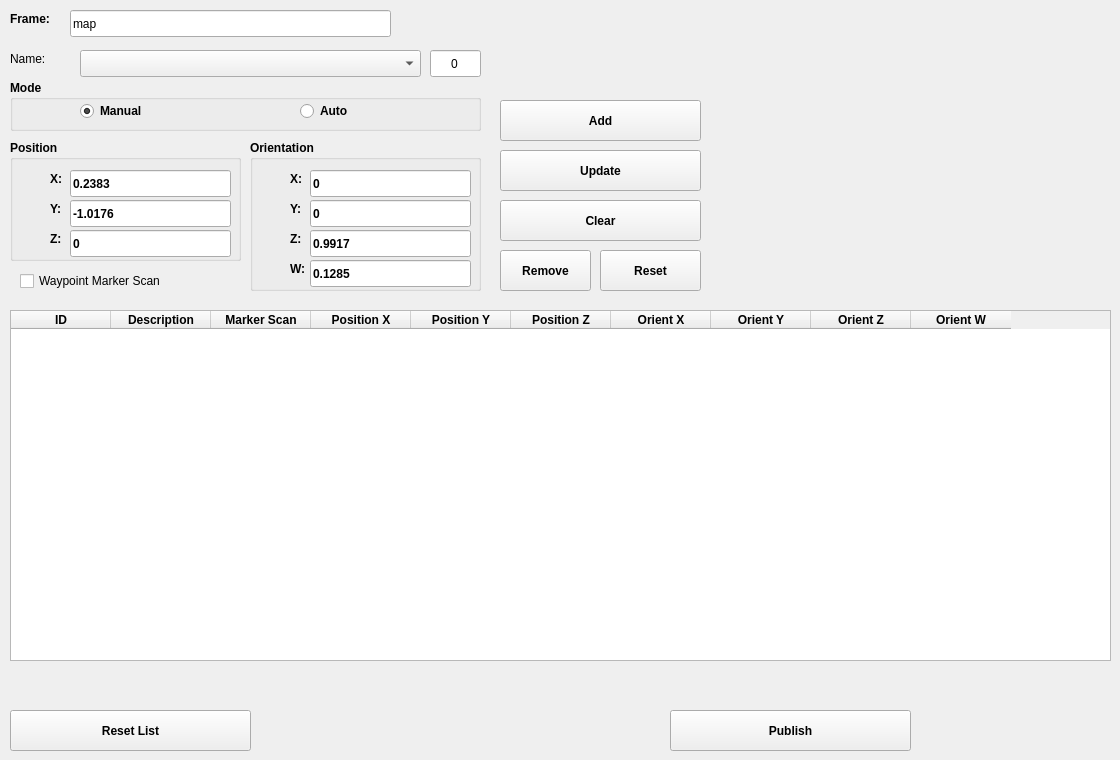
      <widget class="QWidget" name="tab_6">
       <attribute name="title">
        <string>Waypoints</string>
       </attribute>
       <widget class="QLineEdit" name="lineEditFrameID">
        <property name="geometry">
         <rect>
          <x>70</x>
          <y>10</y>
          <width>321</width>
          <height>27</height>
         </rect>
        </property>
        <property name="toolTip">
         <string>&lt;html&gt;&lt;head/&gt;&lt;body&gt;&lt;p&gt;Enter the Frame name&lt;/p&gt;&lt;/body&gt;&lt;/html&gt;</string>
        </property>
        <property name="text">
         <string>map</string>
        </property>
       </widget>
       <widget class="QLabel" name="label_63">
        <property name="geometry">
         <rect>
          <x>10</x>
          <y>10</y>
          <width>81</width>
          <height>17</height>
         </rect>
        </property>
        <property name="font">
         <font>
          <weight>75</weight>
          <bold>true</bold>
         </font>
        </property>
        <property name="text">
         <string>Frame:</string>
        </property>
       </widget>
       <widget class="QPushButton" name="pBtnPublish_3">
        <property name="geometry">
         <rect>
          <x>670</x>
          <y>710</y>
          <width>241</width>
          <height>41</height>
         </rect>
        </property>
        <property name="font">
         <font>
          <weight>75</weight>
          <bold>true</bold>
         </font>
        </property>
        <property name="toolTip">
         <string>&lt;html&gt;&lt;head/&gt;&lt;body&gt;&lt;p&gt;&lt;span style=&quot; font-weight:400;&quot;&gt;Click this button to remove the selected waypoint from the list of waypoints.&lt;/span&gt;&lt;/p&gt;&lt;/body&gt;&lt;/html&gt;</string>
        </property>
        <property name="text">
         <string>Publish</string>
        </property>
       </widget>
       <widget class="QPushButton" name="pBtnReset_3">
        <property name="geometry">
         <rect>
          <x>10</x>
          <y>710</y>
          <width>241</width>
          <height>41</height>
         </rect>
        </property>
        <property name="font">
         <font>
          <weight>75</weight>
          <bold>true</bold>
         </font>
        </property>
        <property name="toolTip">
         <string>&lt;html&gt;&lt;head/&gt;&lt;body&gt;&lt;p&gt;&lt;span style=&quot; font-weight:400;&quot;&gt;Click this button to remove the selected waypoint from the list of waypoints.&lt;/span&gt;&lt;/p&gt;&lt;/body&gt;&lt;/html&gt;</string>
        </property>
        <property name="text">
         <string>Reset List</string>
        </property>
       </widget>
       <widget class="QLabel" name="label_62">
        <property name="geometry">
         <rect>
          <x>10</x>
          <y>50</y>
          <width>61</width>
          <height>17</height>
         </rect>
        </property>
        <property name="text">
         <string>Name:</string>
        </property>
       </widget>
       <widget class="QLineEdit" name="lineEditInstanceId">
        <property name="geometry">
         <rect>
          <x>430</x>
          <y>50</y>
          <width>51</width>
          <height>27</height>
         </rect>
        </property>
        <property name="toolTip">
         <string>&lt;html&gt;&lt;head/&gt;&lt;body&gt;&lt;p&gt;Enter the waypoint name&lt;/p&gt;&lt;/body&gt;&lt;/html&gt;</string>
        </property>
        <property name="text">
         <string>0</string>
        </property>
        <property name="alignment">
         <set>Qt::AlignCenter</set>
        </property>
       </widget>
       <widget class="QGroupBox" name="gBoxEntry_3">
        <property name="geometry">
         <rect>
          <x>10</x>
          <y>80</y>
          <width>471</width>
          <height>51</height>
         </rect>
        </property>
        <property name="font">
         <font>
          <weight>75</weight>
          <bold>true</bold>
         </font>
        </property>
        <property name="title">
         <string>Mode</string>
        </property>
        <widget class="QRadioButton" name="rBtnManual">
         <property name="geometry">
          <rect>
           <x>70</x>
           <y>20</y>
           <width>117</width>
           <height>22</height>
          </rect>
         </property>
         <property name="text">
          <string>Manual</string>
         </property>
         <property name="checked">
          <bool>true</bool>
         </property>
        </widget>
        <widget class="QRadioButton" name="rBtnFeedback">
         <property name="geometry">
          <rect>
           <x>290</x>
           <y>20</y>
           <width>117</width>
           <height>22</height>
          </rect>
         </property>
         <property name="text">
          <string>Auto</string>
         </property>
        </widget>
       </widget>
       <widget class="QGroupBox" name="gBoxPosiition_3">
        <property name="geometry">
         <rect>
          <x>10</x>
          <y>140</y>
          <width>231</width>
          <height>121</height>
         </rect>
        </property>
        <property name="font">
         <font>
          <weight>75</weight>
          <bold>true</bold>
         </font>
        </property>
        <property name="title">
         <string>Position</string>
        </property>
        <widget class="QLabel" name="label_16">
         <property name="geometry">
          <rect>
           <x>40</x>
           <y>30</y>
           <width>21</width>
           <height>17</height>
          </rect>
         </property>
         <property name="text">
          <string>X:</string>
         </property>
        </widget>
        <widget class="QLineEdit" name="lineEditPosX">
         <property name="geometry">
          <rect>
           <x>60</x>
           <y>30</y>
           <width>161</width>
           <height>27</height>
          </rect>
         </property>
         <property name="text">
          <string>0.2383</string>
         </property>
         <property name="echoMode">
          <enum>QLineEdit::Normal</enum>
         </property>
        </widget>
        <widget class="QLabel" name="label_41">
         <property name="geometry">
          <rect>
           <x>40</x>
           <y>60</y>
           <width>21</width>
           <height>17</height>
          </rect>
         </property>
         <property name="text">
          <string>Y:</string>
         </property>
        </widget>
        <widget class="QLineEdit" name="lineEditPosY">
         <property name="geometry">
          <rect>
           <x>60</x>
           <y>60</y>
           <width>161</width>
           <height>27</height>
          </rect>
         </property>
         <property name="text">
          <string>-1.0176</string>
         </property>
        </widget>
        <widget class="QLabel" name="label_57">
         <property name="geometry">
          <rect>
           <x>40</x>
           <y>90</y>
           <width>21</width>
           <height>17</height>
          </rect>
         </property>
         <property name="text">
          <string>Z:</string>
         </property>
        </widget>
        <widget class="QLineEdit" name="lineEditPosZ">
         <property name="geometry">
          <rect>
           <x>60</x>
           <y>90</y>
           <width>161</width>
           <height>27</height>
          </rect>
         </property>
         <property name="text">
          <string>0</string>
         </property>
        </widget>
       </widget>
       <widget class="QComboBox" name="comboBoxName">
        <property name="geometry">
         <rect>
          <x>80</x>
          <y>50</y>
          <width>341</width>
          <height>27</height>
         </rect>
        </property>
       </widget>
       <widget class="QGroupBox" name="gBoxOrientation_2">
        <property name="geometry">
         <rect>
          <x>250</x>
          <y>140</y>
          <width>231</width>
          <height>151</height>
         </rect>
        </property>
        <property name="font">
         <font>
          <weight>75</weight>
          <bold>true</bold>
         </font>
        </property>
        <property name="title">
         <string>Orientation</string>
        </property>
        <widget class="QLabel" name="label_58">
         <property name="geometry">
          <rect>
           <x>40</x>
           <y>30</y>
           <width>21</width>
           <height>17</height>
          </rect>
         </property>
         <property name="text">
          <string>X:</string>
         </property>
        </widget>
        <widget class="QLineEdit" name="lineEditOrientX">
         <property name="geometry">
          <rect>
           <x>60</x>
           <y>30</y>
           <width>161</width>
           <height>27</height>
          </rect>
         </property>
         <property name="text">
          <string>0</string>
         </property>
        </widget>
        <widget class="QLabel" name="label_59">
         <property name="geometry">
          <rect>
           <x>40</x>
           <y>60</y>
           <width>21</width>
           <height>17</height>
          </rect>
         </property>
         <property name="text">
          <string>Y:</string>
         </property>
        </widget>
        <widget class="QLineEdit" name="lineEditOrientY">
         <property name="geometry">
          <rect>
           <x>60</x>
           <y>60</y>
           <width>161</width>
           <height>27</height>
          </rect>
         </property>
         <property name="text">
          <string>0</string>
         </property>
        </widget>
        <widget class="QLabel" name="label_60">
         <property name="geometry">
          <rect>
           <x>40</x>
           <y>90</y>
           <width>21</width>
           <height>17</height>
          </rect>
         </property>
         <property name="text">
          <string>Z:</string>
         </property>
        </widget>
        <widget class="QLineEdit" name="lineEditOrientZ">
         <property name="geometry">
          <rect>
           <x>60</x>
           <y>90</y>
           <width>161</width>
           <height>27</height>
          </rect>
         </property>
         <property name="text">
          <string>0.9917</string>
         </property>
        </widget>
        <widget class="QLineEdit" name="lineEditOrientW">
         <property name="geometry">
          <rect>
           <x>60</x>
           <y>120</y>
           <width>161</width>
           <height>27</height>
          </rect>
         </property>
         <property name="text">
          <string>0.1285</string>
         </property>
        </widget>
        <widget class="QLabel" name="label_61">
         <property name="geometry">
          <rect>
           <x>40</x>
           <y>120</y>
           <width>21</width>
           <height>17</height>
          </rect>
         </property>
         <property name="text">
          <string>W:</string>
         </property>
        </widget>
       </widget>
       <widget class="QCheckBox" name="checkBoxMarkerScan">
        <property name="geometry">
         <rect>
          <x>20</x>
          <y>270</y>
          <width>191</width>
          <height>22</height>
         </rect>
        </property>
        <property name="text">
         <string>Waypoint Marker Scan</string>
        </property>
        <property name="checked">
         <bool>false</bool>
        </property>
       </widget>
       <widget class="QPushButton" name="pBtnAdd">
        <property name="geometry">
         <rect>
          <x>500</x>
          <y>100</y>
          <width>201</width>
          <height>41</height>
         </rect>
        </property>
        <property name="font">
         <font>
          <weight>75</weight>
          <bold>true</bold>
         </font>
        </property>
        <property name="toolTip">
         <string>&lt;html&gt;&lt;head/&gt;&lt;body&gt;&lt;p&gt;&lt;span style=&quot; font-weight:400;&quot;&gt;Click this button to add a new waypoint to the list of waypoints.&lt;/span&gt;&lt;/p&gt;&lt;/body&gt;&lt;/html&gt;</string>
        </property>
        <property name="text">
         <string>Add</string>
        </property>
       </widget>
       <widget class="QPushButton" name="pBtnUpdate">
        <property name="geometry">
         <rect>
          <x>500</x>
          <y>150</y>
          <width>201</width>
          <height>41</height>
         </rect>
        </property>
        <property name="font">
         <font>
          <weight>75</weight>
          <bold>true</bold>
         </font>
        </property>
        <property name="toolTip">
         <string>&lt;html&gt;&lt;head/&gt;&lt;body&gt;&lt;p&gt;&lt;span style=&quot; font-weight:400;&quot;&gt;Click this button to add a new waypoint to the list of waypoints.&lt;/span&gt;&lt;/p&gt;&lt;/body&gt;&lt;/html&gt;</string>
        </property>
        <property name="text">
         <string>Update</string>
        </property>
       </widget>
       <widget class="QPushButton" name="pBtnClearAdd">
        <property name="geometry">
         <rect>
          <x>500</x>
          <y>200</y>
          <width>201</width>
          <height>41</height>
         </rect>
        </property>
        <property name="font">
         <font>
          <weight>75</weight>
          <bold>true</bold>
         </font>
        </property>
        <property name="toolTip">
         <string>&lt;html&gt;&lt;head/&gt;&lt;body&gt;&lt;p&gt;&lt;span style=&quot; font-weight:400;&quot;&gt;Click this button to clear waypoints inputs&lt;/span&gt;&lt;/p&gt;&lt;/body&gt;&lt;/html&gt;</string>
        </property>
        <property name="text">
         <string>Clear</string>
        </property>
       </widget>
       <widget class="QPushButton" name="pBtnRemove">
        <property name="geometry">
         <rect>
          <x>500</x>
          <y>250</y>
          <width>91</width>
          <height>41</height>
         </rect>
        </property>
        <property name="font">
         <font>
          <weight>75</weight>
          <bold>true</bold>
         </font>
        </property>
        <property name="toolTip">
         <string>&lt;html&gt;&lt;head/&gt;&lt;body&gt;&lt;p&gt;&lt;span style=&quot; font-weight:400;&quot;&gt;Click this button to remove the selected waypoint from the list of waypoints.&lt;/span&gt;&lt;/p&gt;&lt;/body&gt;&lt;/html&gt;</string>
        </property>
        <property name="text">
         <string>Remove</string>
        </property>
       </widget>
       <widget class="QTableWidget" name="tableWidgetGoal">
        <property name="geometry">
         <rect>
          <x>10</x>
          <y>310</y>
          <width>1101</width>
          <height>351</height>
         </rect>
        </property>
        <property name="toolTip">
         <string>&lt;html&gt;&lt;head/&gt;&lt;body&gt;&lt;p&gt;List of all waypoints&lt;/p&gt;&lt;/body&gt;&lt;/html&gt;</string>
        </property>
        <property name="styleSheet">
         <string notr="true"/>
        </property>
        <property name="rowCount">
         <number>0</number>
        </property>
        <property name="columnCount">
         <number>10</number>
        </property>
        <column>
         <property name="text">
          <string>ID</string>
         </property>
         <property name="font">
          <font>
           <weight>75</weight>
           <bold>true</bold>
          </font>
         </property>
        </column>
        <column>
         <property name="text">
          <string>Description</string>
         </property>
         <property name="font">
          <font>
           <weight>75</weight>
           <bold>true</bold>
          </font>
         </property>
        </column>
        <column>
         <property name="text">
          <string>Marker Scan</string>
         </property>
         <property name="font">
          <font>
           <weight>75</weight>
           <bold>true</bold>
          </font>
         </property>
        </column>
        <column>
         <property name="text">
          <string>Position X</string>
         </property>
         <property name="font">
          <font>
           <weight>75</weight>
           <bold>true</bold>
          </font>
         </property>
        </column>
        <column>
         <property name="text">
          <string>Position Y</string>
         </property>
         <property name="font">
          <font>
           <weight>75</weight>
           <bold>true</bold>
          </font>
         </property>
        </column>
        <column>
         <property name="text">
          <string>Position Z</string>
         </property>
         <property name="font">
          <font>
           <weight>75</weight>
           <bold>true</bold>
          </font>
         </property>
        </column>
        <column>
         <property name="text">
          <string>Orient X</string>
         </property>
         <property name="font">
          <font>
           <weight>75</weight>
           <bold>true</bold>
          </font>
         </property>
        </column>
        <column>
         <property name="text">
          <string>Orient Y</string>
         </property>
         <property name="font">
          <font>
           <weight>75</weight>
           <bold>true</bold>
          </font>
         </property>
        </column>
        <column>
         <property name="text">
          <string>Orient Z</string>
         </property>
         <property name="font">
          <font>
           <weight>75</weight>
           <bold>true</bold>
          </font>
         </property>
        </column>
        <column>
         <property name="text">
          <string>Orient W</string>
         </property>
         <property name="font">
          <font>
           <weight>75</weight>
           <bold>true</bold>
          </font>
         </property>
        </column>
       </widget>
       <widget class="QPushButton" name="pBtnResetList">
        <property name="geometry">
         <rect>
          <x>600</x>
          <y>250</y>
          <width>101</width>
          <height>41</height>
         </rect>
        </property>
        <property name="font">
         <font>
          <weight>75</weight>
          <bold>true</bold>
         </font>
        </property>
        <property name="toolTip">
         <string>&lt;html&gt;&lt;head/&gt;&lt;body&gt;&lt;p&gt;&lt;span style=&quot; font-weight:400;&quot;&gt;Click this button to clear the list of waypoints&lt;/span&gt;&lt;/p&gt;&lt;/body&gt;&lt;/html&gt;</string>
        </property>
        <property name="text">
         <string>Reset</string>
        </property>
       </widget>
      </widget>
